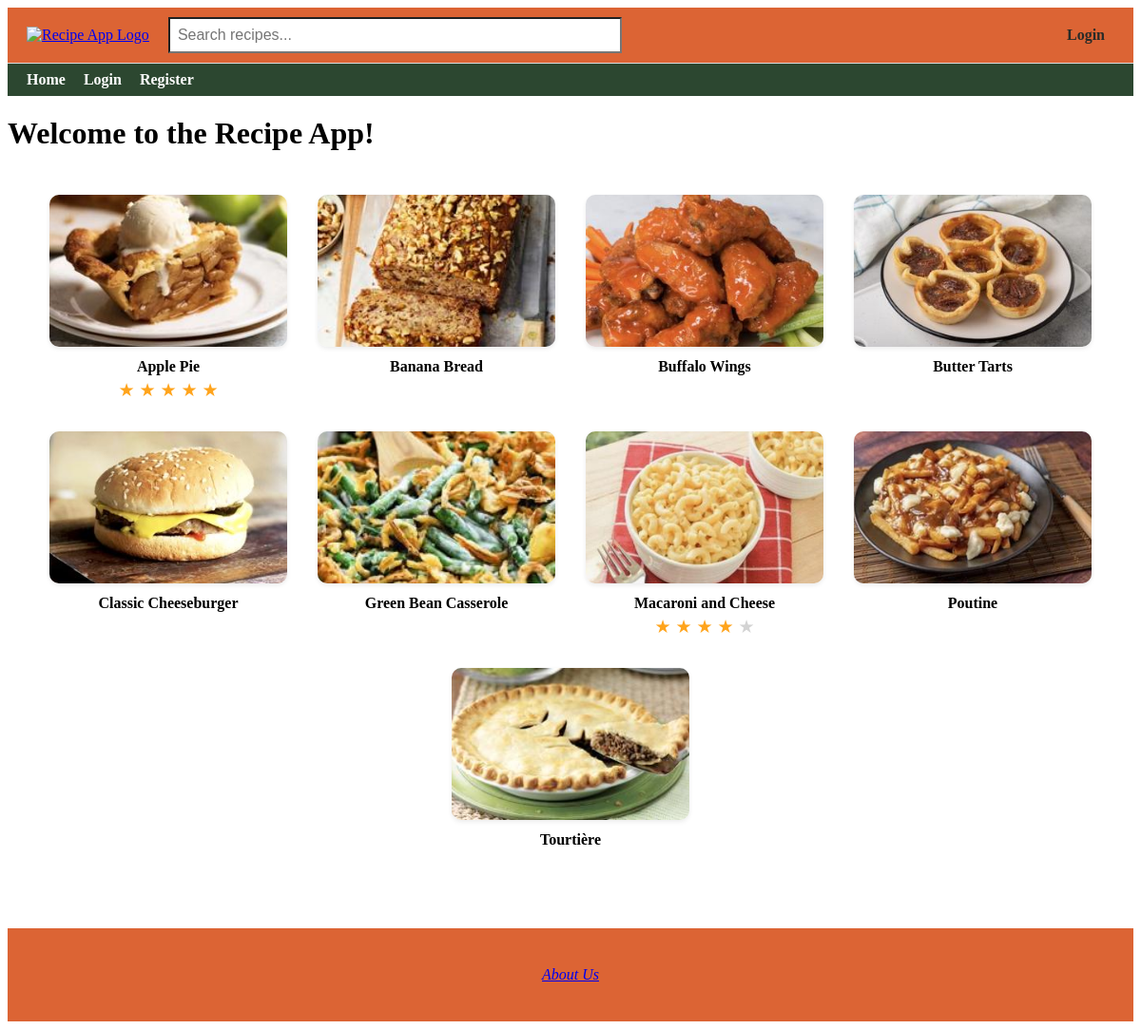
Before: / with the older database file.
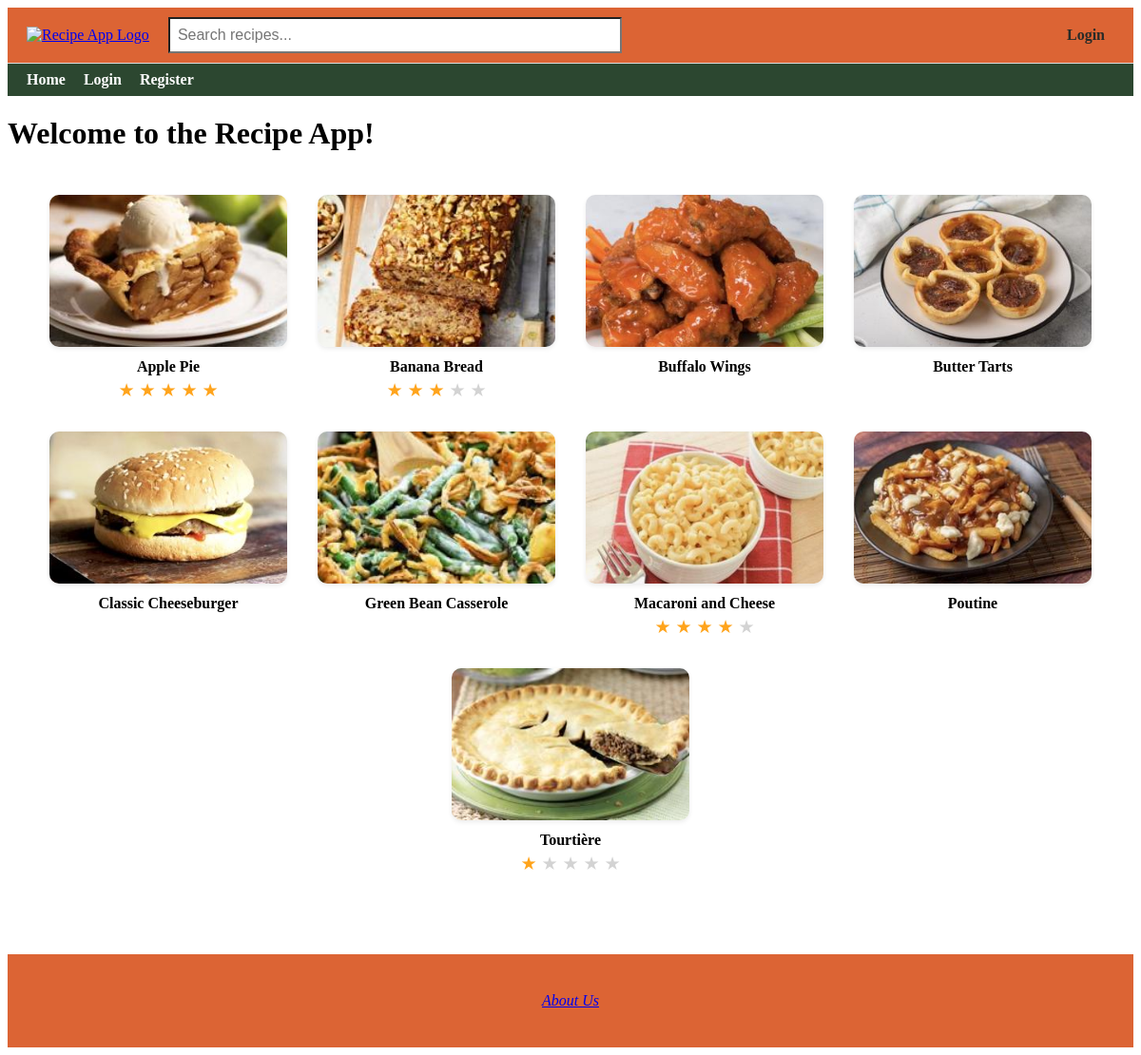
After: the same page with the newer database file.
### app/models.py (models this page shows)
class Recipe(db.Model):
    id = db.Column(db.Integer, primary_key=True)
    title = db.Column(db.String(100), nullable=False)
    description = db.Column(db.Text, nullable=False)
    ingredients = db.Column(db.Text, nullable=True)
    instructions = db.Column(db.Text, nullable=True)
    image_filename = db.Column(db.String(120), nullable=True)
    created = db.Column(db.DateTime, default=get_local_time)
    user_id = db.Column(db.Integer, db.ForeignKey('user.id'), nullable=False)
    rating_sum = db.Column(db.Integer, default=0)
    rating_count = db.Column(db.Integer, default=0)
    user = db.relationship('User', backref=db.backref('user_recipes', lazy=True), overlaps="author,recipes")
    comments = db.relationship('Comment', backref=db.backref('recipe', lazy=True)) #Relationship to comments (one-to-many)
    @property
    def average_rating(self):
        if not self.rating_count or not self.rating_sum:
            return None
        return round(self.rating_sum / self.rating_count, 1)

### app/routes.py (the view)
@app.route('/', methods=['GET','POST'])
def home():
    recipes = Recipe.query.order_by(Recipe.title.asc()).all()
    return render_template('home.html', recipes=recipes)

### app/routes.py (called while the page is built)
@app.context_processor
def inject_user():
    return dict(current_user=current_user)

### app/templates/home.html (shortened to what this page needs)
{% extends "base.html" %}
{% block content %}
<h1>Welcome to the Recipe App!</h1>
{% set colors = ['#FF6B6B', '#6BCB77', '#4D96FF', '#FFC75F', '#F9F871', '#A393EB', '#FF9671', '#00C9A7', '#D65DB1', '#845EC2'] %}
<div class="recipe-grid">
    {% for recipe in recipes %}
        {% set has_image = recipe.image_filename is not none %}
        {% set color = colors[recipe.id % colors|length] %}
        {% set bg_color = (not has_image) and color or 'transparent' %}
        <a href="{{ url_for('recipe_details', id=recipe.id) }}"
           class="recipe-card {% if has_image %}has-image{% endif %}">
            <div class="recipe-card-box" style="{% if not has_image %}background-color: {{ color }};{% endif %}">
                {% if has_image %}
                    <img src="{{ url_for('static', filename='uploads/' + recipe.image_filename) }}"
                         alt="{{ recipe.title }}">
                {% endif %}
            </div>
            <div class="recipe-title">{{ recipe.title }}</div>
            {% if recipe.average_rating %}
            <div class="stars">
                {% for i in range(1, 6) %}
                    {% if recipe.average_rating >= i %}
                        ★
                    {% elif recipe.average_rating > i - 1 %}
                        <span style="position: relative; display: inline-block;">
                            <span style="color: #FFA41C;">★</span>
                            <span style="position: absolute; left: 0; color: lightgray; width: 50%; overflow: hidden;">★</span>
                        </span>
                    {% else %}
                        <span style="color: lightgray;">★</span>
                    {% endif %}
                {% endfor %}
            </div>
            {% endif %}
        </a>
    {% endfor %}
</div>
{% endblock %}

### app/templates/base.html (shortened to what this page needs)
<!DOCTYPE html>
<html lang="en">
<head>
</head>
<body>
    <div class="top-navbar">
        <div class="logo">
            <a href="{{ url_for('home') }}">
                <img src="{{ url_for('static', filename='spartan.png') }}" alt="Recipe App Logo">
            </a>
        </div>
        <div class="search-bar">
            <form action="{{ url_for('visitor_recipes') }}" method="get">
                <input type="text" name="q" placeholder="Search recipes...">
            </form>
        </div>
        <div class="login-link">
            {% if current_user.is_authenticated %}
                <div class="dropdown">
                    <button class="dropdown-toggle">{{ current_user.username }} ▼</button>
                    <div class="dropdown-content">
                        <a href="{{ url_for('public_profile', user_id=current_user.id) }}">Profile</a>
                        <a href="{{ url_for('view_profile') }}">Settings</a>
                        <a href="{{ url_for('logout') }}">Logout</a>
                    </div>
                </div>
            {% elif session.get('visitor_email') %}
                <a href="{{ url_for('logout') }}">Exit Visitor Mode</a>
            {% else %}
                <a href="{{ url_for('login') }}">Login</a>
            {% endif %}
        </div>
    </div>
    <div class="bottom-navbar">
    <a href="{{ url_for('home') }}" {% if request.endpoint == 'home' %}class="active"{% endif %}>Home</a>
    {% if current_user.is_authenticated %}
        <a href="{{ url_for('recipes') }}" {% if request.endpoint == 'recipes' %}class="active"{% endif %}>My Recipes</a>
        <a href="{{ url_for('make_recipe') }}" {% if request.endpoint == 'make_recipe' %}class="active"{% endif %}>Make Recipe</a>
        <a href="{{ url_for('logout') }}">Logout</a>
    {% elif session.get('visitor_email') %}
        <a href="{{ url_for('visitor_recipes') }}" {% if request.endpoint == 'visitor_recipes' %}class="active"{% endif %}>Visitor Recipes</a>
        <a href="{{ url_for('logout') }}">Exit Visitor Mode</a>
    {% else %}
        <a href="{{ url_for('login') }}" {% if request.endpoint == 'login' %}class="active"{% endif %}>Login</a>
        <a href="{{ url_for('register') }}" {% if request.endpoint == 'register' %}class="active"{% endif %}>Register</a>
    {% endif %}
    </div>
    {% block content %}{% endblock %}
    <footer>
    <a href="{{ url_for('about_us') }}">About Us</a>
</footer>
</body>
</html>

### app/templates/base.html (style rules this page uses)
.top-navbar { display: flex; align-items: center; justify-content: space-between; padding: 10px 20px; background-color: #dc6434; border-bottom: 1px solid #ddd; }
.top-navbar .logo img { height: 50px; }
.top-navbar .search-bar { flex: 1; margin: 0 20px; }
.top-navbar .search-bar input[type="text"] { width: 50%; padding: 8px; font-size: 16px; background-color: #ffffff }
.top-navbar .login-link a { margin-left: 10px; margin-right: 10px; font-weight: bold; text-decoration: none; color: #282B28; transition: color 0.2s ease; }
.bottom-navbar { background-color: #2c4730; padding: 8px 20px; }
.bottom-navbar a { margin-right: 15px; text-decoration: none; font-weight: bold; color: #ffffff; }
footer { margin-top: 60px; padding: 40px 20px; text-align: center; background-color: #dc6434; color: #fbdb92; font-style: italic; }

### app/templates/home.html (style rules this page uses)
.recipe-grid { display: flex; flex-wrap: wrap; justify-content: center; gap: 32px; padding: 24px; max-width: 1200px; margin: 0 auto; }
.recipe-card { width: 250px; text-decoration: none; color: inherit; display: flex; flex-direction: column; align-items: center; }
.recipe-card-box { width: 100%; height: 160px; border-radius: 10px; overflow: hidden; box-shadow: 0 2px 5px rgba(0, 0, 0, 0.08); transition: transform 0.2s ease, box-shadow 0.2s ease; }
.recipe-card img { width: 100%; height: 100%; object-fit: cover; display: block; }
.recipe-title { margin-top: 12px; font-weight: bold; font-size: 1em; text-align: center; }
.stars { color: #FFA41C; font-size: 1.2em; margin-top: 4px; }

Changed rows visible on the page:
changed Recipe "Banana Bread": rating_count 0 → 1 (drawn)
changed Recipe "Tourtière": rating_count 0 → 1 (drawn)
